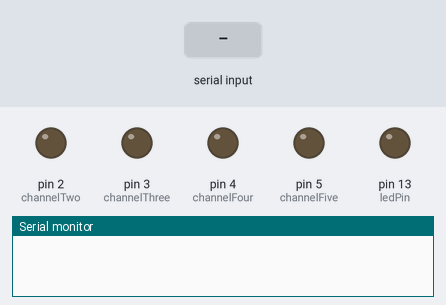
Simulated run of this sketch. Board: Arduino Uno, built with avr-gcc and run on an emulated ATmega328P. On the bench: output pins drawn as LEDs (lit = HIGH), the last lines printed to the serial monitor. Inputs (shaded band) come from the test bench.

Above: at 1.2 s.
1.3 s: "1" received over Serial
At 1.6 s:
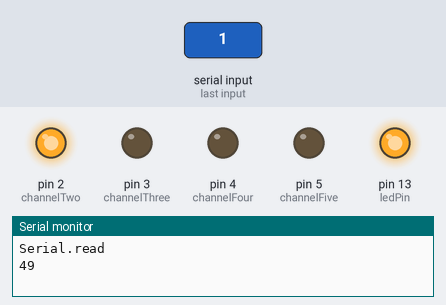
2.8 s: "3" received over Serial
At 3.9 s:
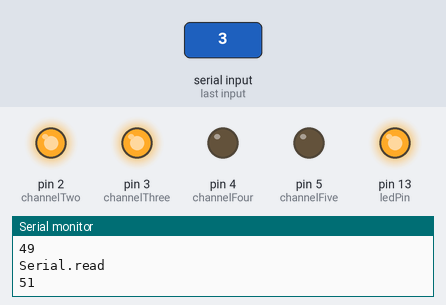
4.3 s: "2" received over Serial
At 5.1 s:
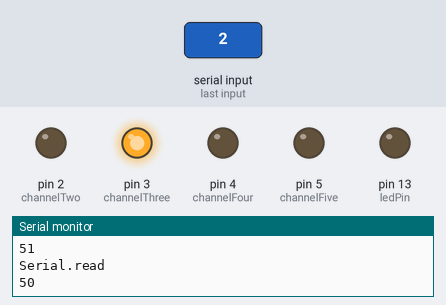
5.8 s: "5" received over Serial
At 6.2 s:
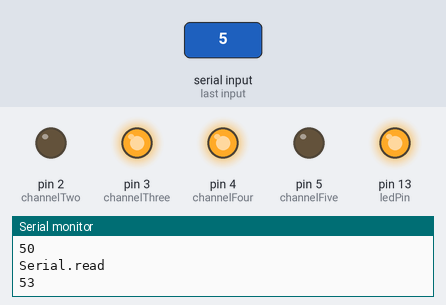
7.3 s: "4" received over Serial
At 8.5 s:
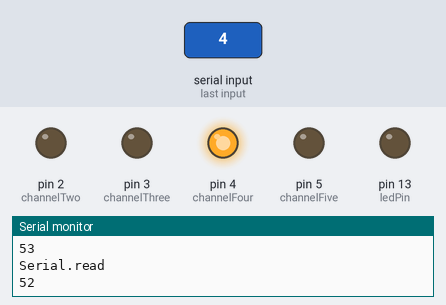
8.8 s: "7" received over Serial
At 9.7 s:
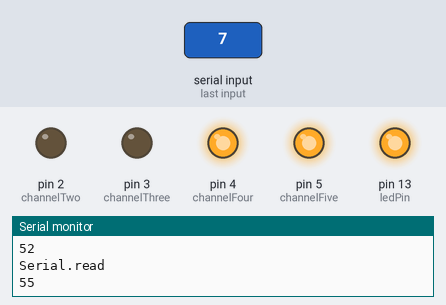
Timing chart, 0 to 11.3 s (numbered marks = the images above; inputs shaded):
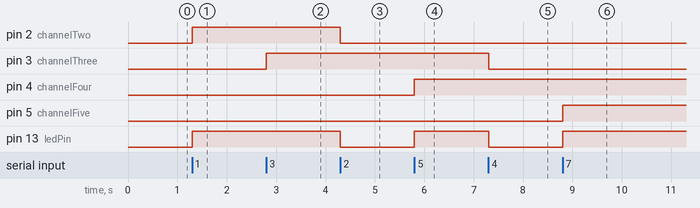

The sketch:

mymou-copyJamesgithub.ino
```cpp
//* Arduino Uno code to control 4 independent reward systems via Bluetooth
//* Receives commands from Bluetooth, then activates the various digital OUT pins of Arduino accordingly:
//* Bluetooth inputs:
//* "0" - Switch off all channels
//* "1" - Switch on channel 2
//* "2" - Switch off channel 2
//* "3" - Switch on channel 3
//* "4" - Switch off channel 3
//* "5" - Switch on channel 4
//* "6" - Switch off channel 4
//* "7" - Switch on channel 5
//* "8" - Switch off channel 5

// Initialise variables
int ledPin = 13;
int channelTwo = 2;
int channelThree = 3;
int channelFour = 4;
int channelFive = 5;
int bufferInt = -1;


int pumpcommand(int pump_channel, int on_or_off) {

    if(on_or_off==0) {
      digitalWrite(pump_channel, LOW);
      digitalWrite(ledPin, LOW);
    }
    else if(on_or_off==1) {
      digitalWrite(pump_channel, HIGH);
      digitalWrite(ledPin, HIGH);
    }
}

void setup() {

  // Configure channels
  pinMode(channelTwo, OUTPUT);
  pinMode(channelThree, OUTPUT);
  pinMode(channelFour, OUTPUT);
  pinMode(channelFive, OUTPUT);
  pinMode(ledPin, OUTPUT);

  // Set all channels to off
  pumpcommand(channelTwo, 0);
  pumpcommand(channelThree, 0);
  pumpcommand(channelFour, 0);
  pumpcommand(channelFive, 0);

  // Configure bluetooth connection rate
  Serial.begin(9600);

}


void loop() {

  // Check for input
  if(Serial.available() > 0){

    bufferInt = Serial.read();
    Serial.println("Serial.read");
    Serial.println(bufferInt);


    switch (bufferInt) {

      case '0':
        pumpcommand(channelTwo, 0);
        pumpcommand(channelThree, 0);
        pumpcommand(channelFour, 0);
        pumpcommand(channelFive, 0);
        break;
      case '1':
        pumpcommand(channelTwo, 1);
        break;
      case '2':
        pumpcommand(channelTwo,0);
        break;
      case '3':
        pumpcommand(channelThree,1);
        break;
      case '4':
        pumpcommand(channelThree,0);
        break;
      case '5':
        pumpcommand(channelFour,1);
        break;
      case '6':
        pumpcommand(channelFour,0);
        break;
      case '7':
        pumpcommand(channelFive,1);
        break;
      case '8':
        pumpcommand(channelFive,0);
        break;
    }

  }

}
```

Measured:
- after the input at 1.3 s, pin 2 (channelTwo), pin 13 (ledPin): LOW → HIGH at once
- after the input at 2.8 s, pin 3 (channelThree): LOW → HIGH at once
- after the input at 4.3 s, pin 2 (channelTwo), pin 13 (ledPin): HIGH → LOW at once
- after the input at 5.8 s, pin 4 (channelFour), pin 13 (ledPin): LOW → HIGH at once
- after the input at 7.3 s, pin 3 (channelThree), pin 13 (ledPin): HIGH → LOW at once
- after the input at 8.8 s, pin 5 (channelFive), pin 13 (ledPin): LOW → HIGH at once
